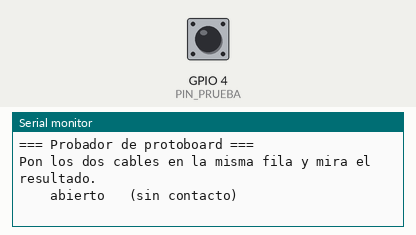
Recording of a sketch running on a simulated ESP32. On the bench: the last lines printed to the serial monitor. The inputs (shaded band) are chosen by the test bench; at power-on: GPIO 4 (PIN_PRUEBA) HIGH.

Above: at 1.7 s.
1.8 s: GPIO 4 (PIN_PRUEBA) pulled LOW for 0.15 s
At 1.94 s:
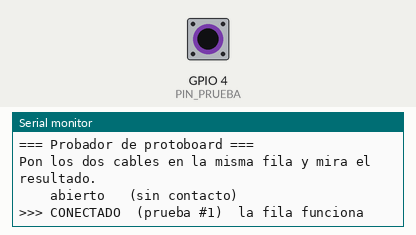
3.4 s: GPIO 4 (PIN_PRUEBA) pulled LOW for 1 s
At 5.0 s:
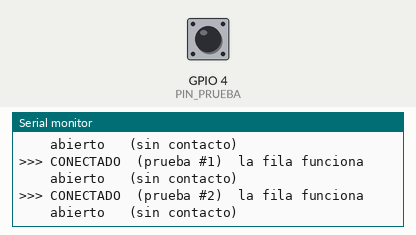
5.9 s: GPIO 4 (PIN_PRUEBA) pulled LOW for 0.15 s
At 6.9 s:
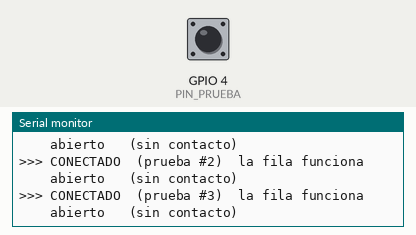

Measured:
- after the input at 1.8 s, the serial monitor: prints a new line at once (image 1)
- after the input at 3.4 s, the serial monitor: prints a new line at once (image 2)
- after the input at 5.9 s, the serial monitor: prints a new line at once (image 3)

The sketch:

probador_protoboard.ino
```cpp
/*
  Probador de continuidad para la protoboard usando el ESP32.

  Conexiones (ESP32 FUERA de la protoboard, cables hembra-macho):
    Cable 1: pin GND del ESP32 -> un agujero de la fila a probar
    Cable 2: pin D4  del ESP32 -> otro agujero de la MISMA fila

  D4 se configura con resistencia pull-up interna: si la fila conduce,
  D4 queda unido a GND y lee LOW -> "CONECTADO". Es seguro: no hay corto.
*/

const int PIN_PRUEBA = 4;

int estadoAnterior = -1;
unsigned long conexiones = 0;

void setup() {
  Serial.begin(115200);
  pinMode(PIN_PRUEBA, INPUT_PULLUP);
  delay(500);
  Serial.println();
  Serial.println("=== Probador de protoboard ===");
  Serial.println("Pon los dos cables en la misma fila y mira el resultado.");
}

void loop() {
  int estado = digitalRead(PIN_PRUEBA);
  if (estado != estadoAnterior) {
    if (estado == LOW) {
      conexiones++;
      Serial.print(">>> CONECTADO  (prueba #");
      Serial.print(conexiones);
      Serial.println(")  la fila funciona");
    } else {
      Serial.println("    abierto   (sin contacto)");
    }
    estadoAnterior = estado;
  }
  delay(50);
}
```
